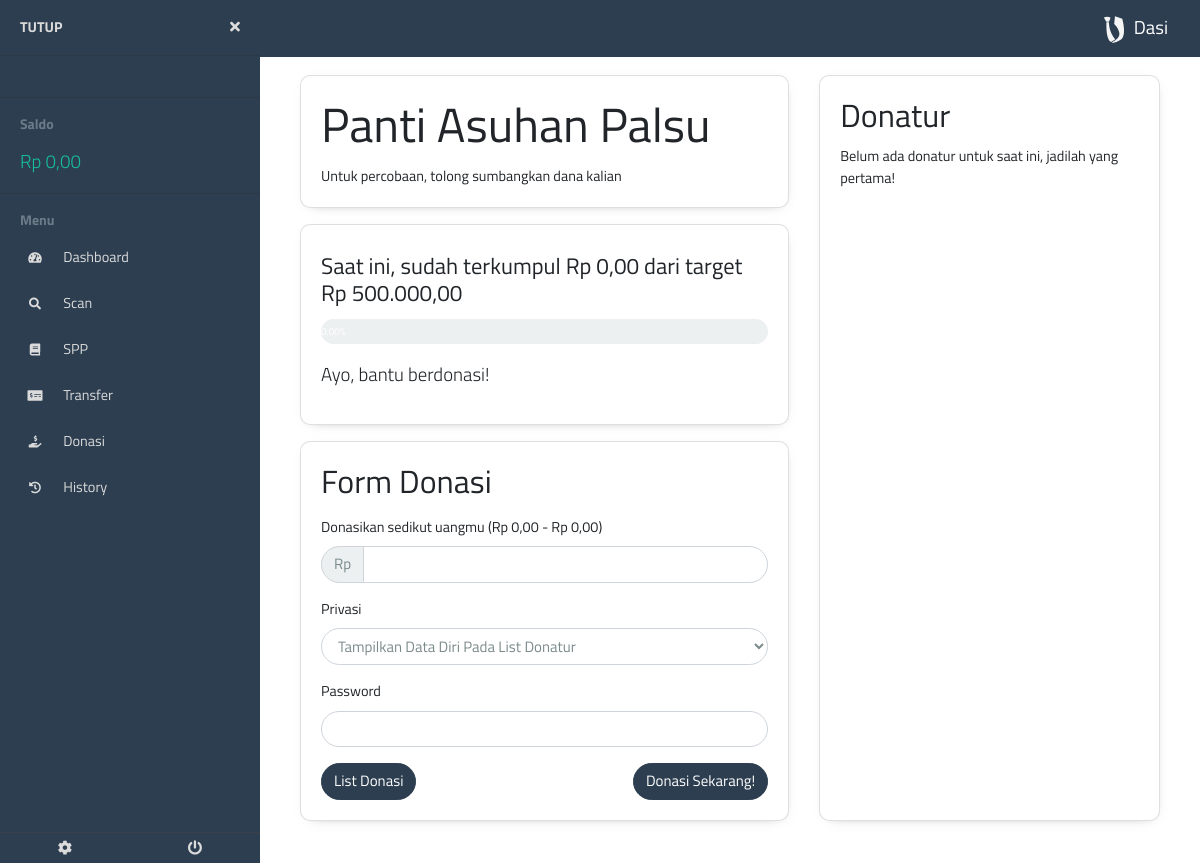
The page /siswa/bayardonasi.php?id_donasi=7 (signed in) on the database its author committed.
### tables this page shows
CREATE TABLE `donation` (
  `id` int(11) NOT NULL,
  `id_sekolah` int(11) NOT NULL,
  `judul` varchar(255) NOT NULL,
  `deskripsi` longtext NOT NULL,
  `posted_by` int(11) NOT NULL COMMENT 'id admin',
  `target_donasi` bigint(20) NOT NULL,
  `terkumpul` bigint(20) NOT NULL DEFAULT '0',
  `status` enum('open','close') NOT NULL DEFAULT 'open'
);

### db/database.php (called while the page is built, shortened)
<?php
require __DIR__ . "/../process/utils.php";
class Database
{
    private $contHost = 'localhost';
    private $contnama = 'dasi';
    private $contUsernama = 'root';
    private $contUserPassword = '';
    private $cont  = null;
    public function __construct()
    {
        if ($this->cont == null) {
            try {
                $this->cont =  new PDO(
                    "mysql:host=" . $this->contHost .
                        ";" . "dbname=" . $this->contnama,
                    $this->contUsernama,
                    $this->contUserPassword
                );
                $this->cont->setAttribute(PDO::ATTR_ERRMODE, PDO::ERRMODE_EXCEPTION);
            } catch (PDOException $e) {
                die($e->getMessage());
            }
        }
        return $this->cont;
    }
    public function getUserById($id, $rettype)
    {
        try {
            $query = $this->cont->prepare(
                "SELECT id, id_sekolah, tanggal_pendaftaran, nama, kelamin, email, level, tingkatan, kelas, jurusan, nisn, saldo
                FROM users WHERE id=:id"
            );
            $query->bindParam("id", $id, PDO::PARAM_STR);
            $query->execute();
        } catch (PDOException $e) {
            exit($e->getMessage());
        }
    }
    public function getDonation($id, $rettype)
    {
        try {
            $query = $this->cont->prepare(
                "SELECT * FROM donation WHERE id=:id"
            );
            $query->bindParam("id", $id, PDO::PARAM_STR);
            $query->execute();
            if ($query->rowCount() > 0) {
                return $query->fetch($rettype);
            }
        } catch (PDOException $e) {
            return false;
        }
    }
    public function getDonatur($id, $rettype)
    {
        try {
            $query = $this->cont->prepare(
                "SELECT users.nama, users.tingkatan, users.kelas,
                 users.jurusan, users_donation.jumlah, users_donation.private
                 FROM users_donation INNER JOIN users
                 ON users_donation.user_id = users.id
                 WHERE users_donation.donation_id=:id
                 ORDER BY tanggal DESC"
            );
            $query->bindParam("id", $id, PDO::PARAM_STR);
            $query->execute();
        } catch (PDOException $e) {
            return false;
        }
    }
}

### process/getLoginData.php (called while the page is built, shortened)
<?php
require '../db/database.php';
$db = new Database();
$data = $db->getUserById($_SESSION['userid'], PDO::FETCH_ASSOC);

### siswa/bayardonasi.php (the view, shortened to what this page needs)
<!DOCTYPE html>
<html lang="en">
<head>
    <?php include "../component/helmet.php" ?>
    <?php include "../process/getLoginData.php" ?>
    <?php
    $donationid = $_GET['id_donasi'];
    $res = $db->getDonation($donationid, PDO::FETCH_OBJ);
    ?>
</head>
<body>
    <?php include "../component/siswa/sidebaropen.php" ?>
    <?php
    if (!$res) {
        echo "<h1>Tidak dapat menemukan donasi 404</h1>
        <a href='donasi.php' role='button' class='btn btn-primary btn-lg mt-3'>Kembali ke halaman list donasi</a>";
    } else {
        $mindonation = $data["saldo"] >= 1000 ? 1000 : ($data["saldo"] < 0 ? 0 : $data["saldo"]);
        $maxdonation = $data["saldo"] > 0 ? $data["saldo"] : 0;
        ?>
    <div class="row">
        <div class="col-sm-7">
            <div class="card">
                <div class="card-body">
                    <h1 class="card-title"><?= ucwords($res->judul) ?></h1>
                    <p class="card-text"><?= $res->deskripsi ?></p>
                </div>
            </div>
            <div class="card mt-3 mb-3">
                <div class="card-body mt-2">
                    <h4 class="card-title">Saat ini, sudah terkumpul <?= rupiah($res->terkumpul) ?> dari target <?= rupiah($res->target_donasi) ?></h4>
                    <div class="progress mb-3" style="height: 25px;">
                    </div>
                    <p class="lead">Ayo, bantu berdonasi!</p>
                </div>
            </div>
            <div class="card mb-3">
                <div class="card-body">
                    <h3 class="card-title">Form Donasi</h3>
                    <form action="../actions/pay_donation.php" method="post" class="mt-3" id="donation-form">
                        <div class="form-group">
                            <label for="jumlah_donasi">Donasikan sedikut uangmu (<?= rupiah($mindonation) ?> - <?= rupiah($maxdonation) ?>)<br>
                            </label>
                            <div class="input-group">
                                <div class="input-group-prepend">
                                    <span class="input-group-text">Rp</span>
                                </div>
                                <input type="number" class="form-control uang" name="jumlah_donasi" id="jumlah_donasi" step="100" value="<?= $mindonation ?>" required>
                            </div>
                        </div>
                        <div class="form-group">
                            <label for="private">Privasi</label>
                            <select class="form-control" name="private" id="private">
                                <option value="0">Tampilkan Data Diri Pada List Donatur</option>
                            </select>
                        </div>
                        <div class="form-group">
                            <label for="password">Password</label>
                            <input type="password" class="form-control" name="password" id="password" required>
                        </div>
                        <div class="right-left">
                            <div>
                                <a href="donasi.php" role="button" class="btn btn-primary">List Donasi</a>
                            </div>
                            <div>
                                <input type="submit" class="btn btn-primary" value="Donasi Sekarang!">
                            </div>
                        </div>
                    </form>
                </div>
            </div>
        </div>
        <div class="col-sm-5 mb-3">
            <div class="card h-100" id="card-wrapper">
                <div class="card-body">
                    <h3 class="card-title">Donatur</h3>
                    <?php
                    $donatur = $db->getDonatur($_GET['id_donasi'], PDO::FETCH_OBJ);
                    if ($donatur) {
                        ?>
                    <div class="table-wrapper-scroll-y table-scroll-v">
                        <table class="table">
                            <tr>
                                <th>Nama</th>
                                <th>Kelas</th>
                                <th>Jumlah Donasi</th>
                            </tr>
                            <?php
                            foreach ($donatur as $d) {
                                ?>
                            <tr>
                                <td><?= $d->private ? "-" : $d->nama ?></td>
                                <td><?= $d->private ? "-" : "$d->tingkatan $d->jurusan $d->kelas" ?></td>
                                <td><?= rupiah($d->jumlah) ?></td>
                            </tr>
                            <?php
                        }
                        ?>
                        </table>
                    </div>
                    <?php
                } else {
                    echo "<p class='card-text'>Belum ada donatur untuk saat ini, jadilah yang pertama!</p>";
                }
                ?>
                </div>
            </div>
        </div>
        <?php
    } ?>
    </div>
    </div>
    <?php include "../component/siswa/sidebarclose.php" ?>
</body>
</html>

### styles/main.css (style rules this page uses)
body { margin: 0; height: 100%; font-family: "Titillium Web", sans-serif; }
.right-left div:nth-child(1) { float: left; margin-left: 5px; }
.right-left div:nth-child(2) { float: right; }

### styles/sidebar.css (style rules this page uses)
body { font-size: 0.9rem; }

### siswa/bayardonasi.php (style rules this page uses)
.right-left div:nth-child(1) { float: left; margin-left: 0; }

### rows shown on the page
donation: judul "Panti Asuhan Palsu", deskripsi "Untuk percobaan, tolong sumbangkan dana kalian", terkumpul "Rp 0,00", target_donasi "Rp 500.000,00"

### other values the page prints
$str "Rp 0,00"
rupiah($mindonation) "Rp 0,00"
rupiah($maxdonation) "Rp 0,00"
